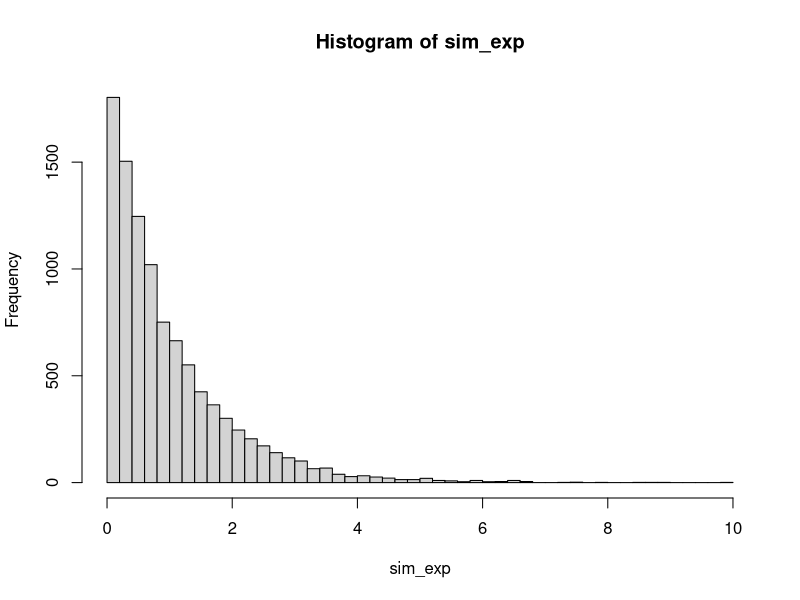
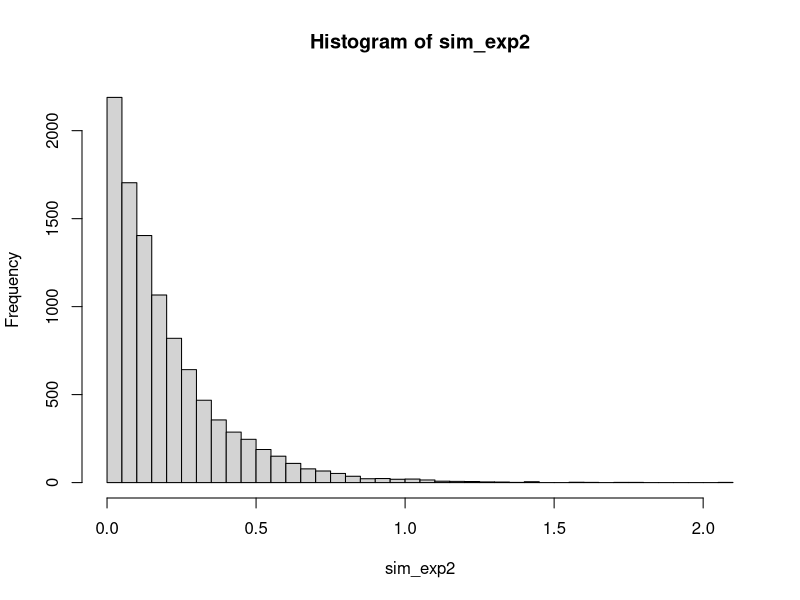
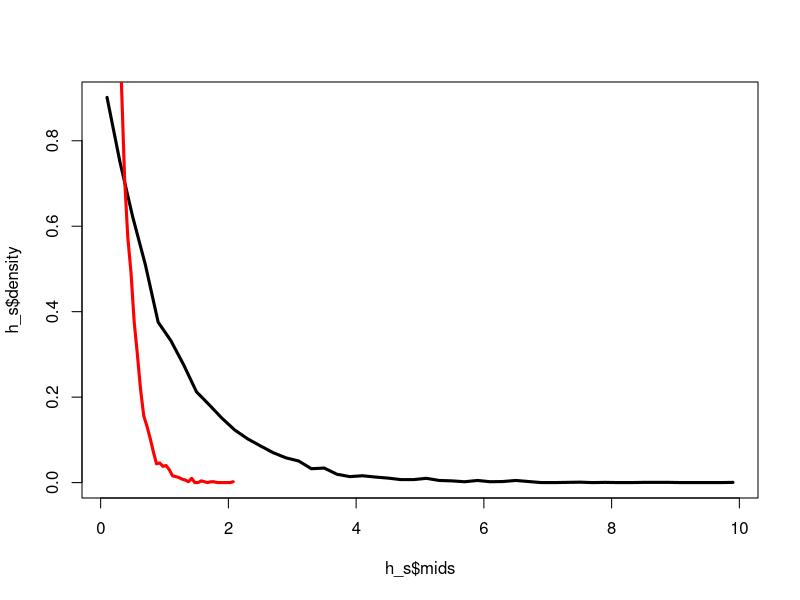
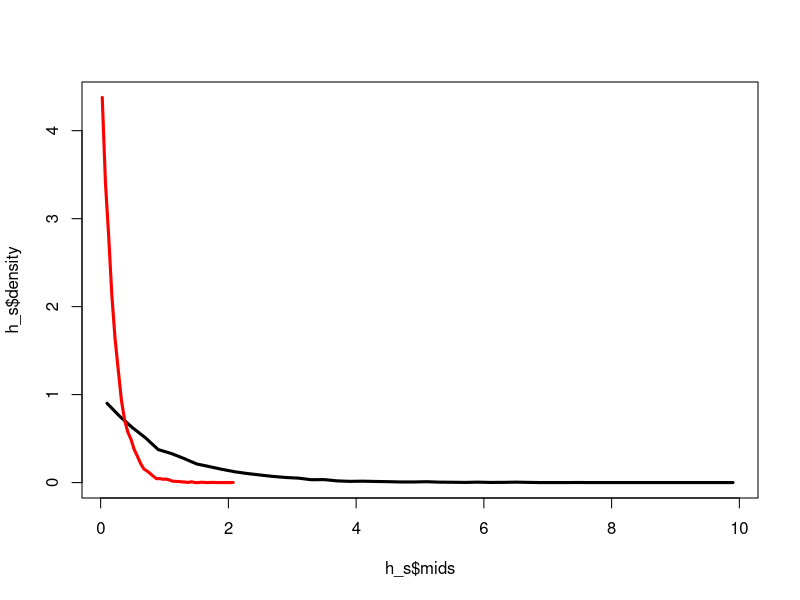
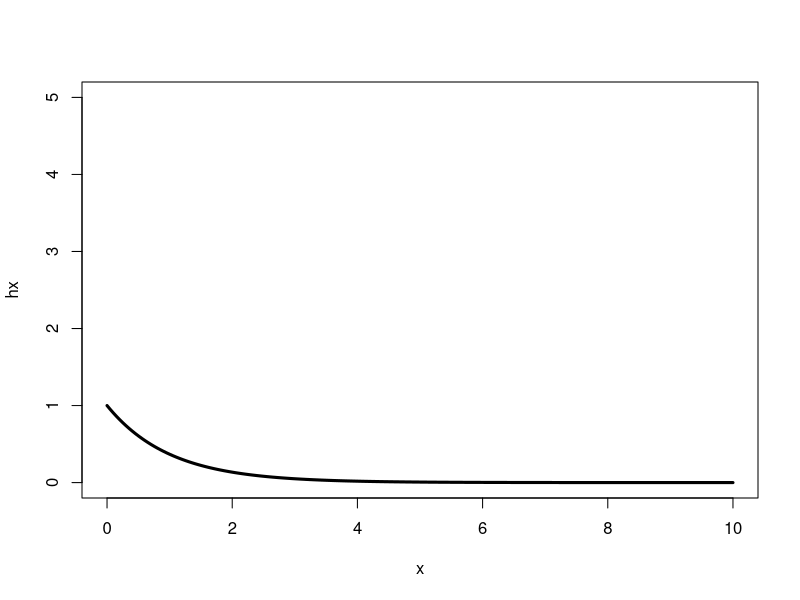
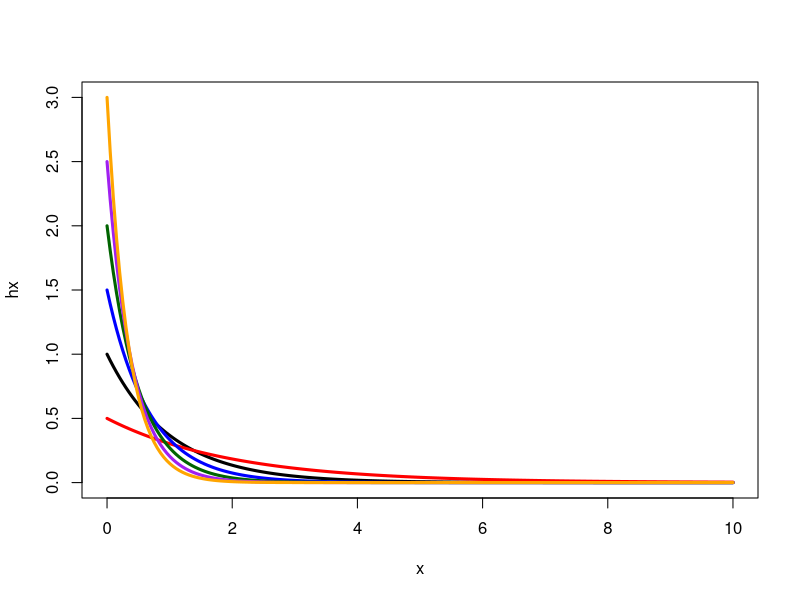

The R script that drew these images, in order:
## ---- chunk 1
sim_exp <- rexp(10000,1)
## ---- chunk 2
sim_exp[1:5]
## ---- chunk 3
h_s <- hist(sim_exp,50)
## ---- chunk 4
sim_exp2 <- rexp(10000,5)
## ---- chunk 5
h_s2 <- hist(sim_exp2,50)
## ---- chunk 6
mean(sim_exp)
mean(sim_exp2)
## ---- chunk 7
plot(h_s$mids,h_s$density,type="l",lwd=3)
lines(h_s2$mids,h_s2$density,col="red",lwd=3)
## ---- chunk 8
plot(h_s$mids,h_s$density,type="l",lwd=3,ylim=c(0,max(h_s2$density)))
lines(h_s2$mids,h_s2$density,col="red",lwd=3)
## ---- chunk 9
x <- seq(0, 10, length=200)
hx <- dexp(x, rate=1)
plot(x, hx, type='l', lwd=3,ylim=c(0,5))
## ---- chunk 10
lam <- c(0.5,1.5,2,2.5,3)
colors <- c("red", "blue", "darkgreen", "purple", "orange")
## ---- chunk 11
x <- seq(0, 10, length=200)
hx <- dexp(x, rate=1)
plot(x, hx, type='l', lwd=3,ylim=c(0,3))
for(i in 1:length(lam)) {
  hx <- dexp(x, rate=lam[i])
  lines(x, hx, type='l', lwd=3,col=colors[i])
}
